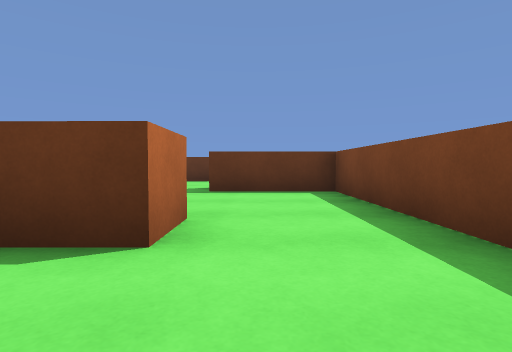
View 1 (above)

16 first-person views from a walk through a Unity game level. The camera is 0.49 m above the floor, tilts 2° down and sees 80° across. The floor is counted in squares, 1 m on a side. Each view is taken from the middle of a square. On the plan, view 1 faces up. The plan holds only what a view shows up to about 9 squares ahead; the rest is blank. The player character is not drawn.

View 2
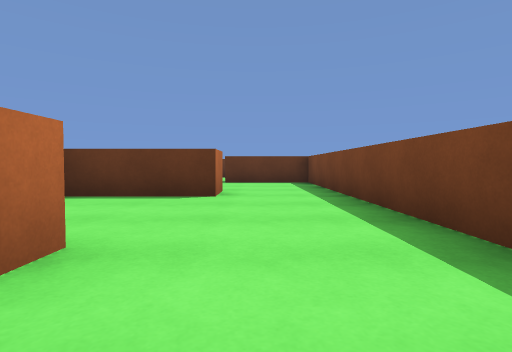

View 3
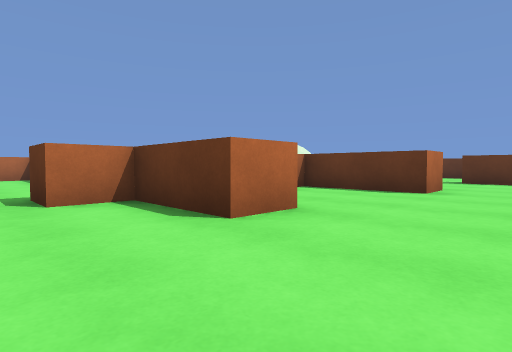

View 4
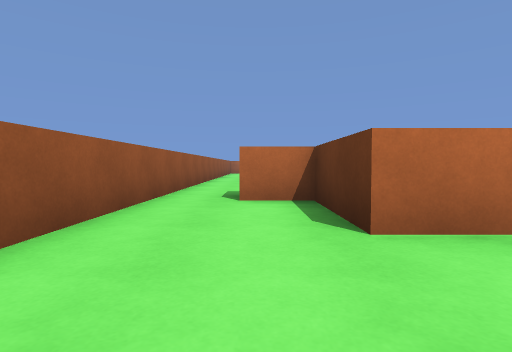

View 5
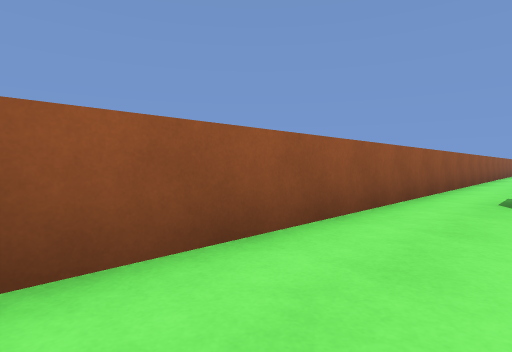

View 6
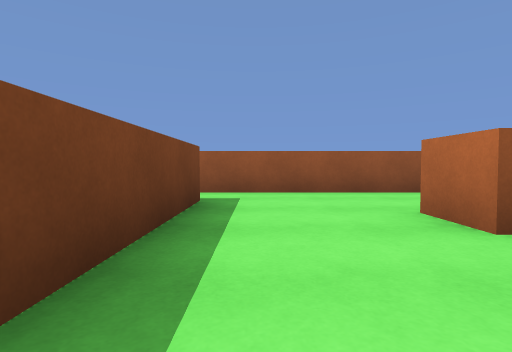

View 7
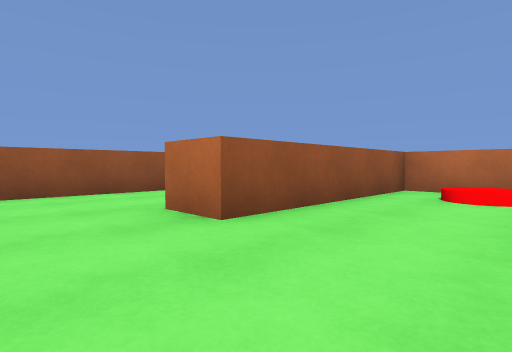

View 8
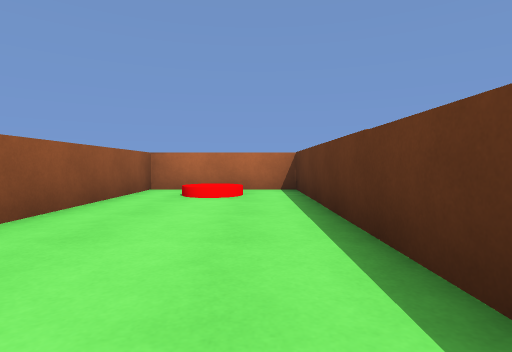

View 9
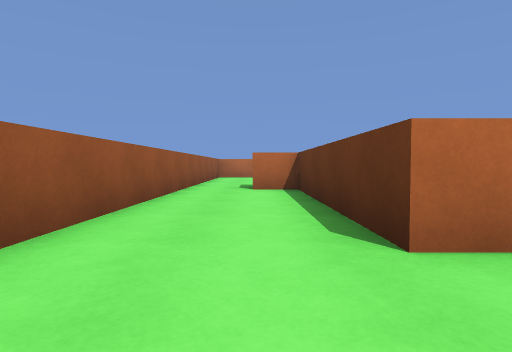

View 10
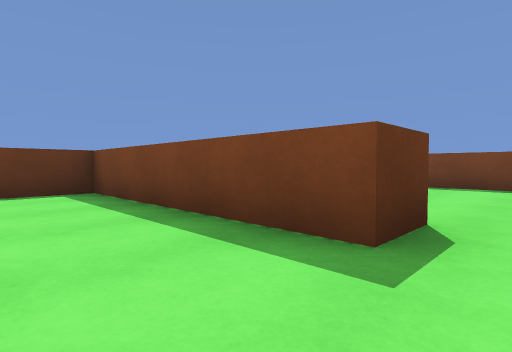

View 11
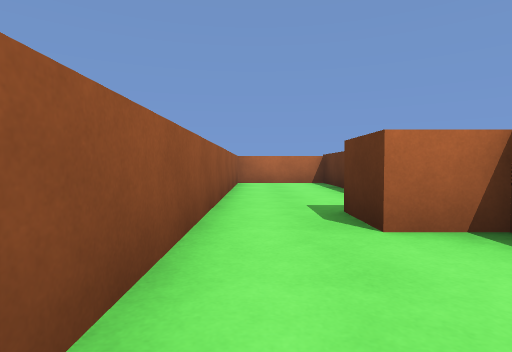

View 12
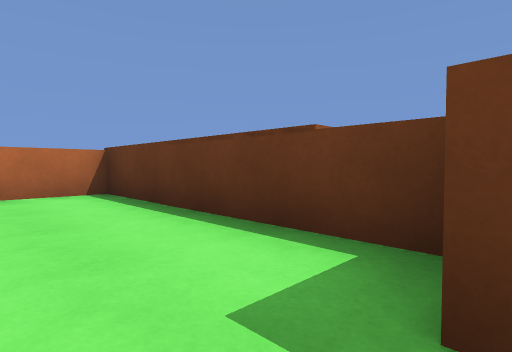

View 13
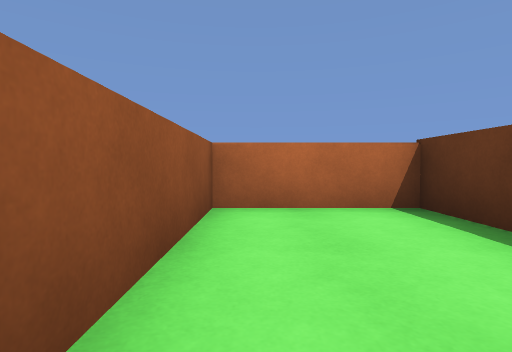

View 14
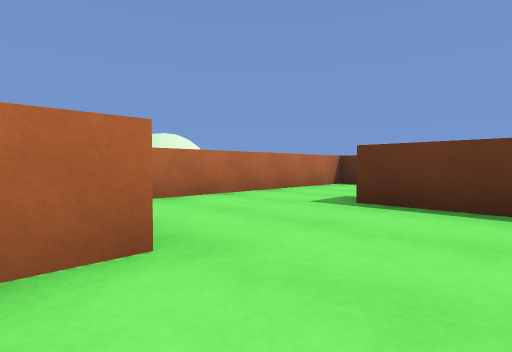

View 15
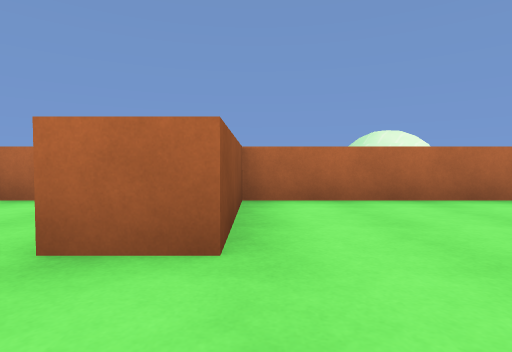

View 16
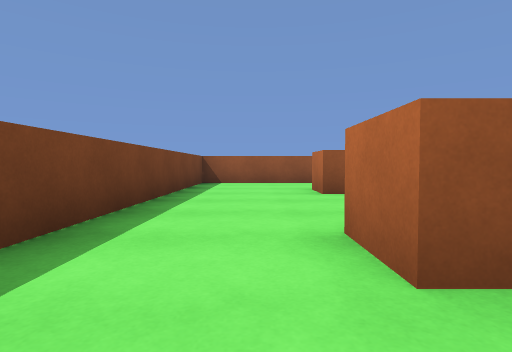

### Floor plan
Points are (right, up) in squares from view 1. A wall is a line through its corners. A room is listed if a view was taken in it or the views show most of it. See-through windows are left out.
Room 1 (views 1, 2, 3, 4, 5)
walls: (-1.6, -1.1) (-1.1, -1.1) (-1.1, -2.1) (-3.2, -2.1) (-3.2, -3.2); (-0.6, 1.8) (-3.2, 1.8); (-3.2, 0) (-3.2, -0.6); (-2.5, -4.5) (1.5, -4.5) (1.5, 1.5)
ways out: opening at (-3, -4) to room 3; opening at (0.5, 2.5) to room 5
Room 2 (views 6, 7, 8)
walls: (-4.2, -0.5) (-4.2, 1.8) (-11.2, 1.8) (-11.2, -1.1) (-6.7, -1.1)
ways out: opening at (-5.5, -1.5) to room 3
objects: red cylinder (-10, 0)
Room 3 (views 9, 10, 11)
walls: (-6.7, -1.1) (-6.7, -2.1) (-11.2, -2.1) (-11.2, -3.1); (-3.2, -3.2) (-4.2, -3.2) (-4.2, -0.5); (-10.5, -4.5) (-2.5, -4.5)
ways out: opening at (-3, -4) to room 1; opening at (-5.5, -1.5) to room 2; opening at (-11, -4) to room 4
Room 4 (views 12, 13)
walls: (-12.4, -2.1) (-17.5, -2.1) (-17.5, -4.5) (-10.5, -4.5); (-11.2, -3.1) (-12.2, -3.1)
ways out: opening at (-11, -4) to room 3
Room 5 (views 14, 15, 16)
walls: (1.5, 1.5) (1.5, 5.7) (-1, 5.7); (-3.2, 6.5) (-3.2, 2.8) (-0.6, 2.8) (-0.6, 1.8)
ways out: opening at (0.5, 2.5) to room 1; opening at (-1.5, 6)

Positions as (right, up) in squares from view 1, and headings:
1: (0, 0), facing up
2: (0, -3), facing up
3: (1, -4), facing up-left
4: (1, -3), facing left
5: (1, -3), facing down-left
6: (-5, 1), facing down
7: (-5, 1), facing down-left
8: (-5, 1), facing left
9: (-5, -3), facing left
10: (-6, -4), facing up-right
11: (-9, -4), facing left
12: (-12, -4), facing up-left
13: (-14, -4), facing left
14: (1, 2), facing up-left
15: (1, 3), facing left
16: (0, 4), facing down
